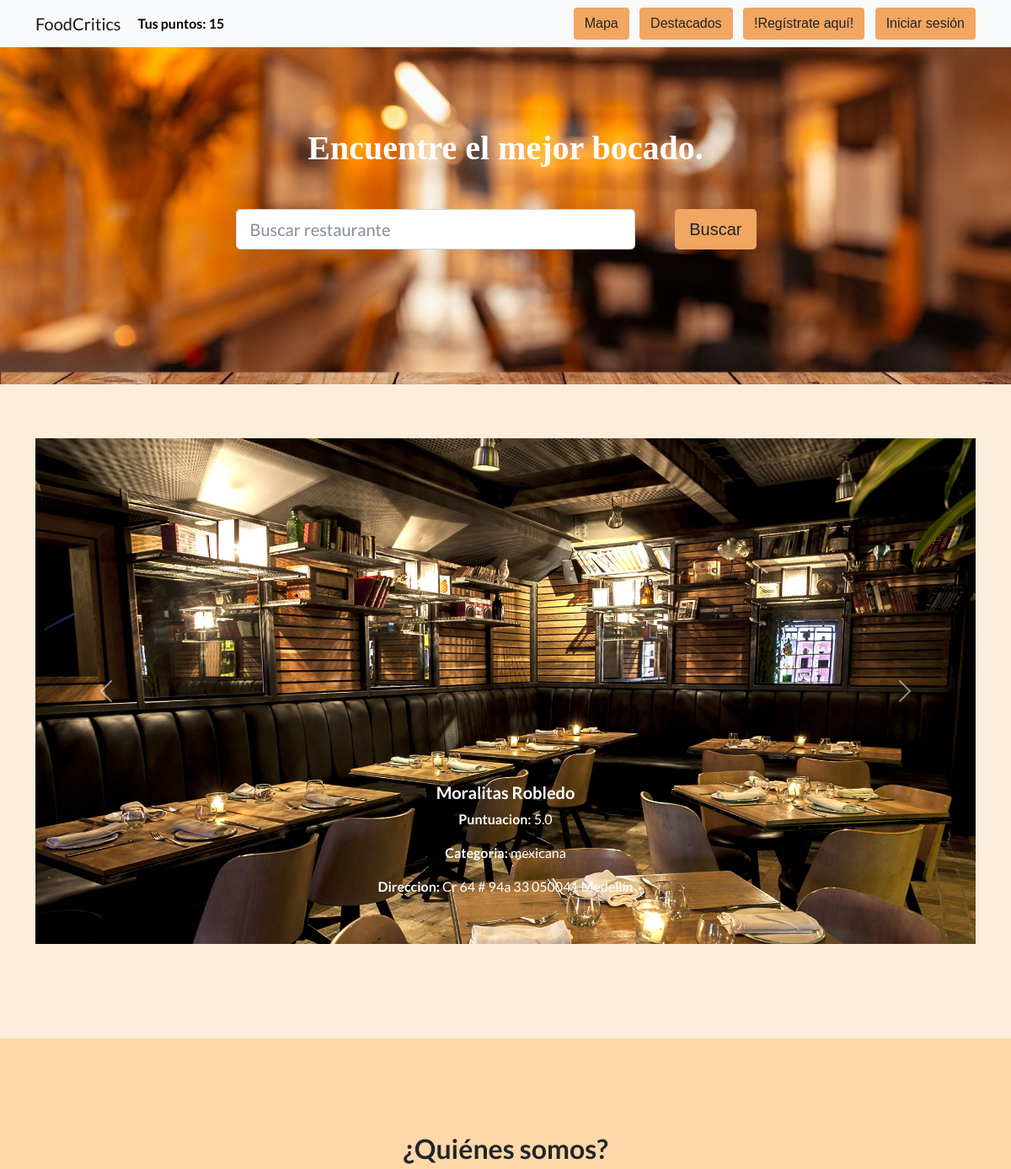
The app's page /destacados/ (upper part), older data.
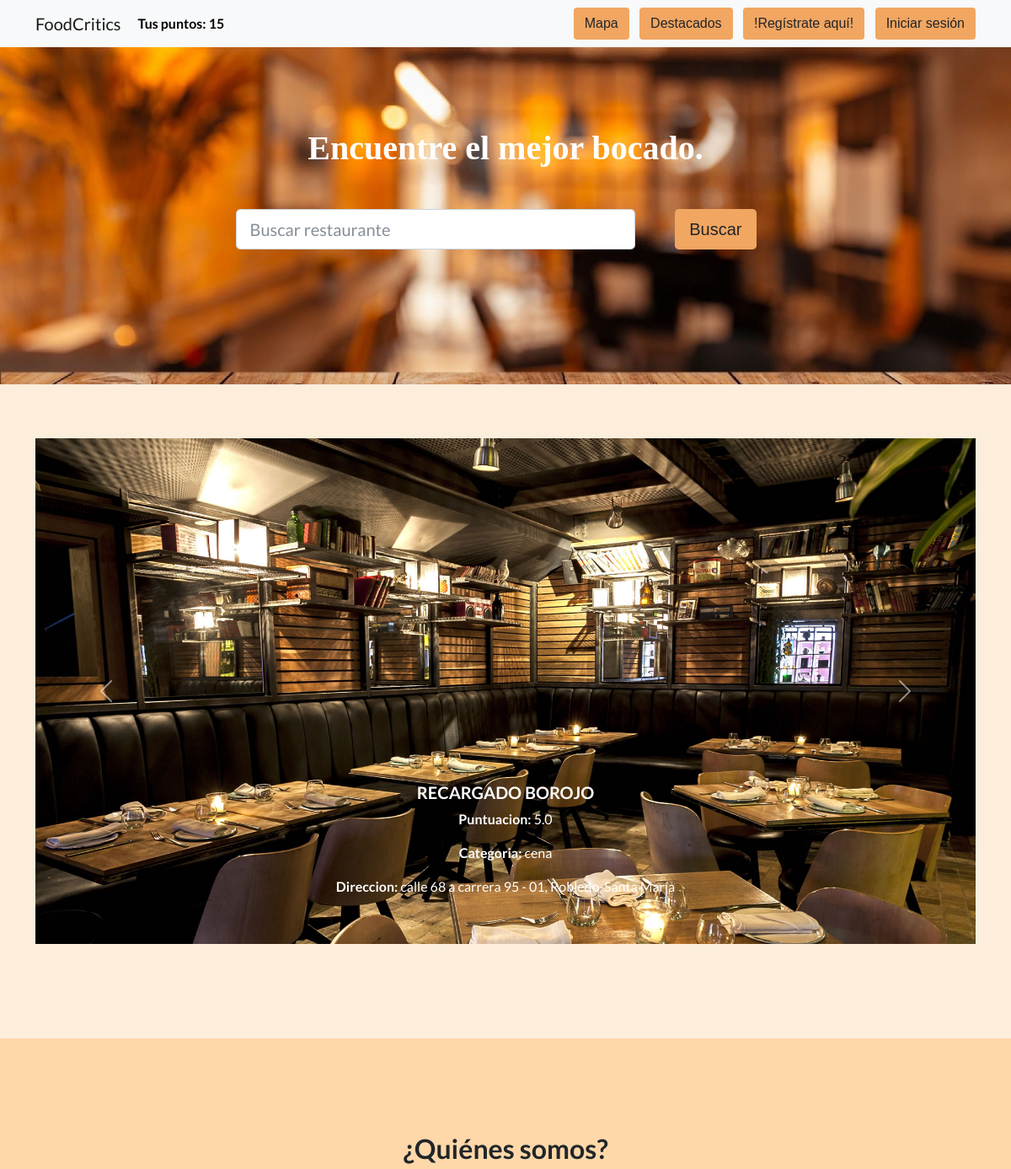
The same page, newer data.
### application/models.py (models this page shows)
class Restaurantes(models.Model):
    name = models.CharField(max_length=200)
    address = models.CharField(max_length=200)
    place_id = models.CharField(primary_key=True, max_length=100)
    rating = models.DecimalField(max_digits=2, decimal_places= 1)
    location = models.JSONField(null=False)
    type = models.ForeignKey(Categorias, on_delete=models.CASCADE,null=True, blank=True)

class Categorias(models.Model):
    id = models.AutoField(primary_key=True)
    tipo = models.CharField(max_length=50)

### application/views.py (the view)
# urls.py: path('destacados/', applicationViews.destacados, name="destacados"),
def destacados(request):
  restaurantes = Restaurantes.objects.order_by('-rating')
  return render(request, 'destacados.html', {'restaurants' : restaurantes[0:5], 'puntos' : puntos_user})

### application/templates/destacados.html (shortened to what the changed rows need)
<!DOCTYPE html>
<html>
    {% load static %}
<head>
    <link rel="stylesheet" href="{% static 'assets/bootstrap/css/bootstrap.min.css'%}">
    <link rel="stylesheet" href="{% static 'assets/fonts/font-awesome.min.css' %}">
    <link rel="stylesheet" href="{% static 'assets/fonts/simple-line-icons.min.css' %}">
    <link rel="stylesheet" href="{% static 'css/styles.css' %}">
    <link rel="stylesheet" href="https://cdnjs.cloudflare.com/ajax/libs/animate.css/3.5.2/animate.min.css">
</head>
<body>
    <header class="text-center text-white masthed" style="background:url('{%static 'assets/img/bg-home.jpeg' %}')no-repeat center center;background-size:cover;">
        <div class="container">
            <div class="row">
                <div class="col-xl-9 mx-auto position-relative">
                    <h1 class="mb-5" style="color: #fff; font-family:Copperplate;">Encuentre el mejor bocado.</h1>
                </div>
            </div>
        </div>
    </header>
    <section class="text-center features-icon back">
        <div class="container">
            <div id="carouselExampleIndicators" class="carousel slide" data-ride="carousel">
                <div class="carousel-inner">
                    {% for restaurant in restaurants %}
                    {% if forloop.first %}
                    <div class="carousel-item active">
                    {% else %}
                    <div class="carousel-item">
                    {% endif %}
                        <img class="d-block w-100" height="600px" src="{%static 'assets/img/carruselimg.jpg' %}" alt="First slide">
                        <div class="carousel-caption d-none d-md-block">
                            <h5>{{restaurant.name}}</h5>
                            <p><strong>Puntuacion:</strong> {{restaurant.rating}}</p>
                            <p><strong>Categoria:</strong> {{restaurant.type.tipo}}</p>
                            <p><strong>Direccion:</strong> {{restaurant.address}}</p>
                        </div>
                    </div>
                  {% endfor%}
              </div>
        </div>
    </section>
    <section class="text-center bg-section testimonials">
        <div class="container">
            <h2 class="mb-5">¿Quiénes somos?</h2>
        </div>
    </section>
</body>
</body>
</html>

Row changes from the older to the newer data that the page shows:
no longer on this page (row edited): Restaurantes: name "Moralitas Robledo", rating "5.0", type.tipo "mexicana", address "Cr 64 # 94a 33 050041 Medellín"
now on this page (row edited): Restaurantes: name "RECARGADO BOROJO", rating "5.0", type.tipo "cena", address "calle 68 a carrera 95 - 01, Robledo-Santa María"
